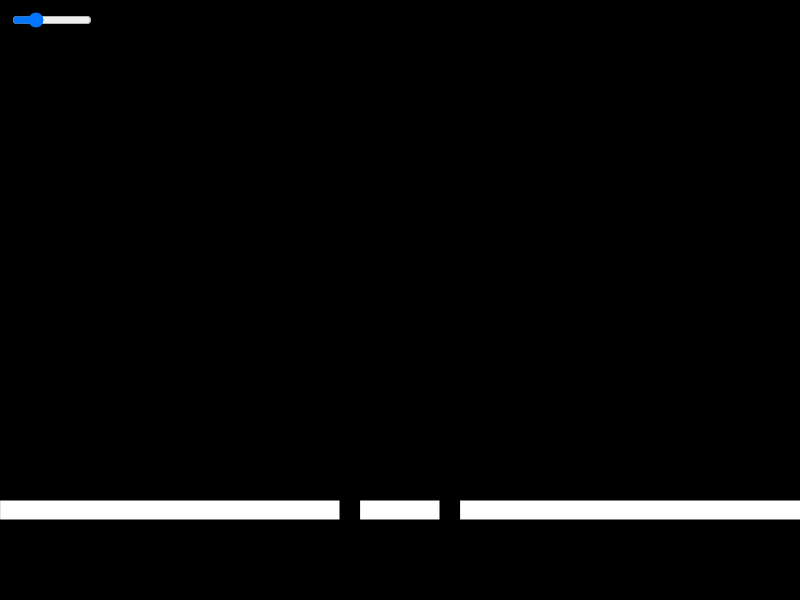
Frame 1 (no input)
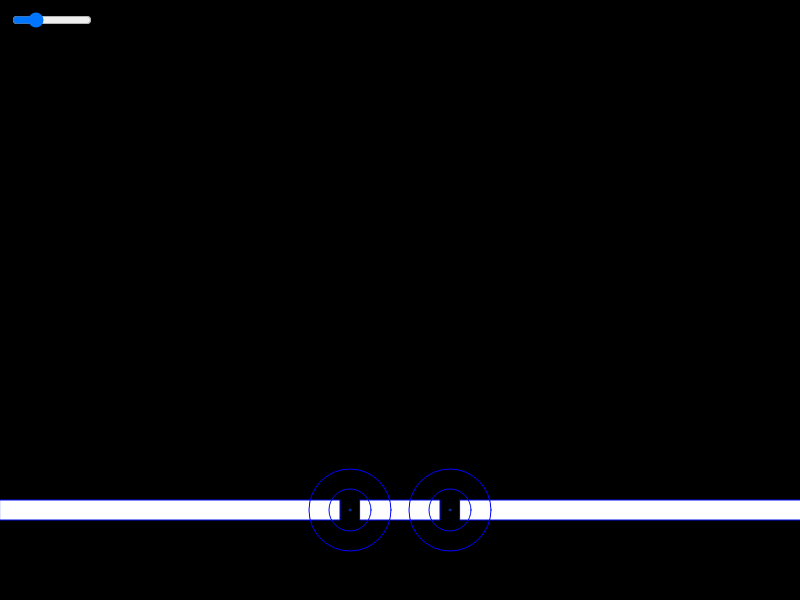
Frame 60 (no input)
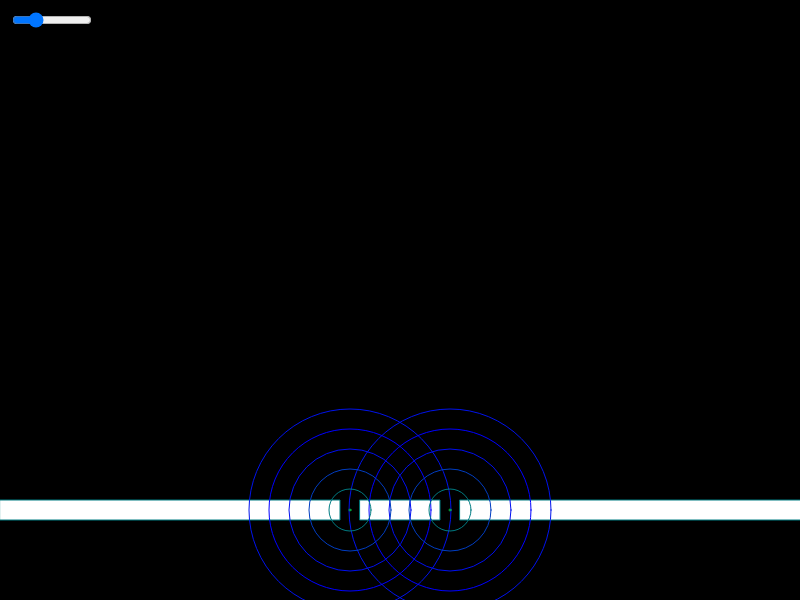
Frame 120 (the mouse pressed at the canvas centre since frame 60)

The p5.js sketch that drew these frames (run headless with seeded random() and noise() and a simulated clock; from frame 60 on, the mouse is pressed at the canvas centre):

// p5.js sketch
// ── sketch.js
// sketch.js
let slider;
let canvasWidth = 800;
let canvasHeight = 600;
let maxRadius = 800;
let waveList = [];

function setup() {
  createCanvas(canvasWidth, canvasHeight);
  slider = createSlider(50, 250, 100);
  slider.position(10, 10);
  slider.style("width", "80px");
}

function draw() {
  background(0);
  let slitDistance = slider.value();
  drawDoubleSlit(slitDistance);
  updateWaves(slitDistance);
  drawWaves();
}

function drawDoubleSlit(distance) {
  fill(255);
  rect(0, canvasHeight - 100, (canvasWidth - distance) / 2-10, 20);
  rect((canvasWidth + distance) / 2+10, canvasHeight - 100, (canvasWidth - distance) / 2, 20);

  rect((canvasWidth - distance) / 2+10, canvasHeight - 100, distance-20 , 20);
 
}




function updateWaves(slitDistance) {
  if (frameCount % 20 === 0) { // Increase interval between new waves
    let slit1 = (canvasWidth - slitDistance) / 2;
    let slit2 = (canvasWidth + slitDistance) / 2;
    waveList.push({ x: slit1, y: canvasHeight - 90, radius: 0 });
    waveList.push({ x: slit2, y: canvasHeight - 90, radius: 0 });
  }

  for (let i = waveList.length - 1; i >= 0; i--) {
    let wave = waveList[i];
    wave.radius += 1; // Decrease the speed at which the radii expand

    if (wave.radius > maxRadius) {
      waveList.splice(i, 1);
    }
  }
}

function drawWaves() {
  for (let wave of waveList) {
    let phaseOffset = wave.radius * 1.5;
    let phase = map(cos(radians(frameCount - phaseOffset)), -1, 1, 0, 255);
    let waveColor = color(0, 255 - phase, phase); // Green to blue
    drawCircleWave(wave.x, wave.y, wave.radius, waveColor);
  }
}


function drawCircleWave(x, y, radius, col) {
  stroke(col);
  noFill();
  ellipse(x, y, radius * 2, radius * 2);
}
